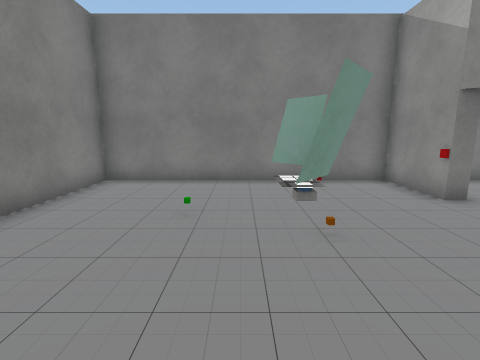
[1] (above)

12 first-person views from a walk through a 3-D level made in the Unity game engine. The camera is 1.5 m above the floor, tilts 10° down and sees 85° across. Doors are open. The floor is counted in squares, 1 m on a side. Each view is taken from the middle of a square. On the plan, view 1 faces up. The plan holds only what a view shows up to about 14 squares ahead; the rest is blank. The place goes on beyond the plan. The player character is not drawn. Some surface patterns are stand-ins.

[2]
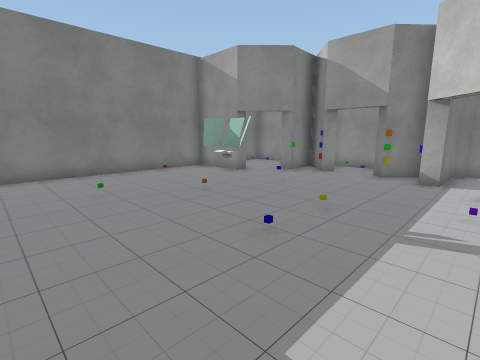

[3]
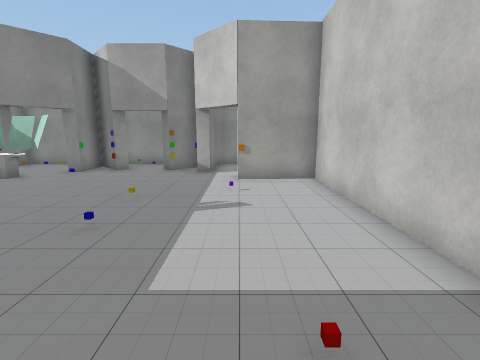

[4]
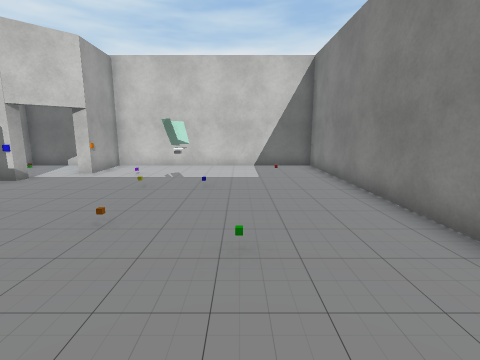

[5]
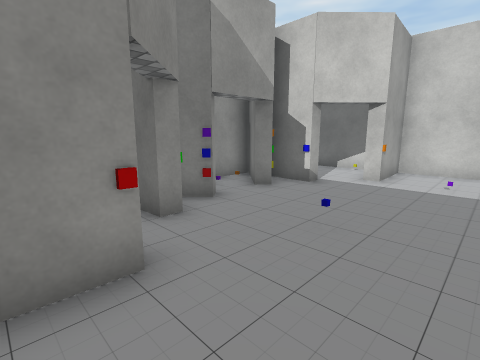

[6]
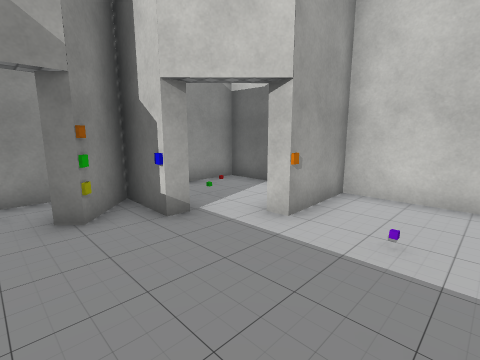

[7]
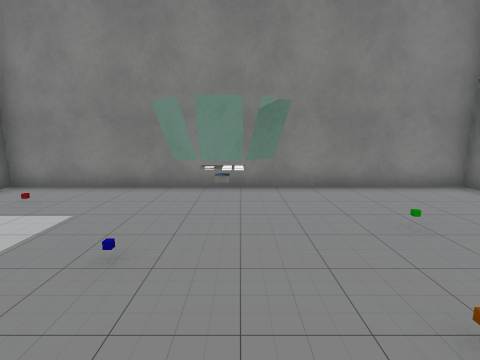

[8]
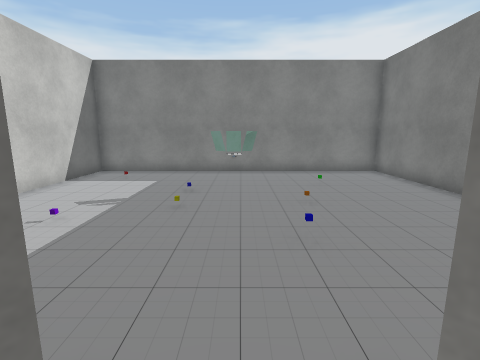

[9]
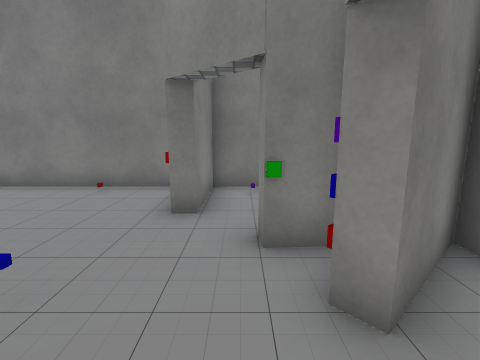

[10]
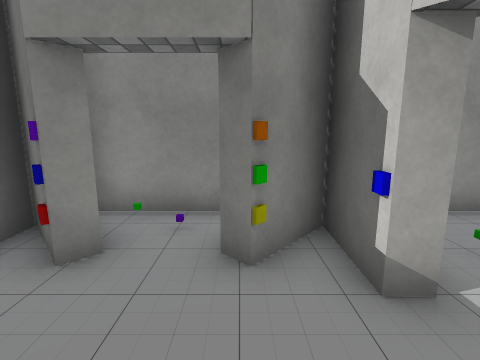

[11]
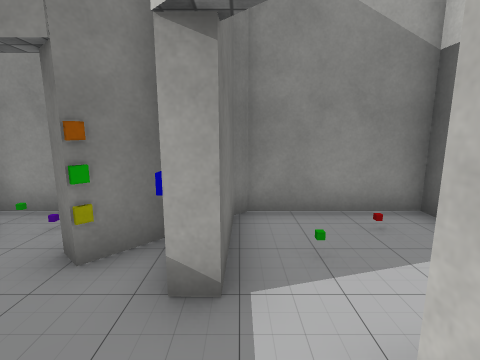

[12]
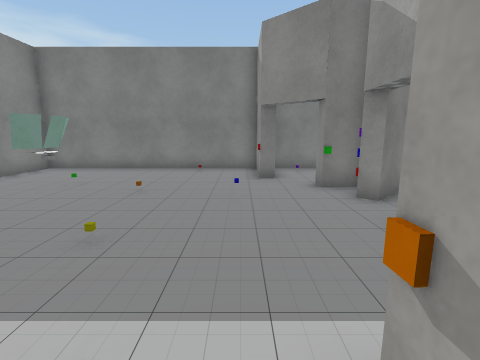

### Floor plan
Ten units are one square. View 1 is at (0, 0); x grows to the right and y downward. Boxes are objects, and circles mark ways between rooms. Rooms are numbered by the first view taken in them; rooms with no view inside come last. Other rooms are left out.
<svg viewBox="-49 -89 144 140">
<path fill="none" stroke="#000" d="M47 -63 47 -84 -44 -84 -44 46 48 46 47 23M62 8 62 3 81 4 71 -6M75 -9 90 5 90 -45 76 -31M82 -44 63 -43 64 -48M60 46 90 46 90 12 87 9 62 8"/>
<rect x="-5" y="-25" width="20" height="20" fill="#bbb"><title>other object</title></rect>
<rect x="45" y="15" width="10" height="10" fill="#bbb"><title>other object</title></rect>
<rect x="45" y="-65" width="10" height="10" fill="#bbb"><title>other object</title></rect>
<rect x="55" y="-5" width="10" height="10" fill="#bbb"><title>other object</title></rect>
<rect x="55" y="-45" width="10" height="10" fill="#bbb"><title>other object</title></rect>
<rect x="65" y="-15" width="10" height="10" fill="#bbb"><title>other object</title></rect>
<rect x="65" y="-35" width="10" height="10" fill="#bbb"><title>other object</title></rect>
<circle cx="57" cy="13" r="3" fill="#2a7"/>
<text x="10" y="-20">1</text>
<text x="70" y="30">2</text>
</svg>
Room 1 opens to room 2.

Where each view was taken, in squares from view 1:
view 1: 0 up, 0 right, facing up
view 2: 2 down, 3 left, facing up-right
view 3: 2 down, 4 left, facing right
view 4: 8 up, 1 left, facing down
view 5: 7 up, 2 right, facing down-right
view 6: 2 up, 2 right, facing down-right
view 7: 2 up, 3 right, facing left
view 8: 2 up, 8 right, facing left
view 9: 1 up, 6 right, facing up
view 10: 1 up, 4 right, facing right
view 11: 1 down, 4 right, facing right
view 12: 3 down, 4 right, facing up
